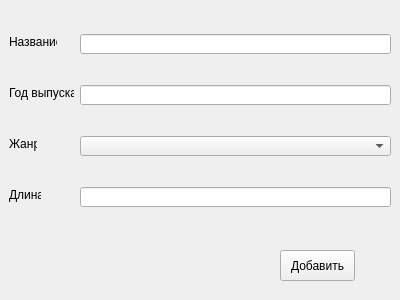
<?xml version="1.0" encoding="UTF-8"?>
<ui version="4.0">
 <class>Form</class>
 <widget class="QWidget" name="Form">
  <property name="geometry">
   <rect>
    <x>0</x>
    <y>0</y>
    <width>400</width>
    <height>300</height>
   </rect>
  </property>
  <property name="windowTitle">
   <string>Добавить эелемент</string>
  </property>
  <widget class="QLabel" name="label">
   <property name="geometry">
    <rect>
     <x>9</x>
     <y>34</y>
     <width>48</width>
     <height>16</height>
    </rect>
   </property>
   <property name="text">
    <string>Название</string>
   </property>
  </widget>
  <widget class="QLineEdit" name="le_title">
   <property name="geometry">
    <rect>
     <x>80</x>
     <y>34</y>
     <width>311</width>
     <height>20</height>
    </rect>
   </property>
  </widget>
  <widget class="QLabel" name="label_2">
   <property name="geometry">
    <rect>
     <x>9</x>
     <y>85</y>
     <width>65</width>
     <height>16</height>
    </rect>
   </property>
   <property name="text">
    <string>Год выпуска</string>
   </property>
  </widget>
  <widget class="QLineEdit" name="le_year">
   <property name="geometry">
    <rect>
     <x>80</x>
     <y>85</y>
     <width>311</width>
     <height>20</height>
    </rect>
   </property>
  </widget>
  <widget class="QLabel" name="label_3">
   <property name="geometry">
    <rect>
     <x>9</x>
     <y>136</y>
     <width>28</width>
     <height>16</height>
    </rect>
   </property>
   <property name="text">
    <string>Жанр</string>
   </property>
  </widget>
  <widget class="QComboBox" name="cb_genre">
   <property name="geometry">
    <rect>
     <x>80</x>
     <y>136</y>
     <width>311</width>
     <height>20</height>
    </rect>
   </property>
  </widget>
  <widget class="QLabel" name="label_4">
   <property name="geometry">
    <rect>
     <x>9</x>
     <y>187</y>
     <width>32</width>
     <height>16</height>
    </rect>
   </property>
   <property name="text">
    <string>Длина</string>
   </property>
  </widget>
  <widget class="QLineEdit" name="le_duration">
   <property name="geometry">
    <rect>
     <x>80</x>
     <y>187</y>
     <width>311</width>
     <height>20</height>
    </rect>
   </property>
  </widget>
  <widget class="QPushButton" name="btn_add">
   <property name="geometry">
    <rect>
     <x>280</x>
     <y>250</y>
     <width>75</width>
     <height>31</height>
    </rect>
   </property>
   <property name="text">
    <string>Добавить</string>
   </property>
  </widget>
  <widget class="QLabel" name="lb_error">
   <property name="geometry">
    <rect>
     <x>10</x>
     <y>250</y>
     <width>261</width>
     <height>31</height>
    </rect>
   </property>
  </widget>
 </widget>
 <resources/>
 <connections/>
</ui>
